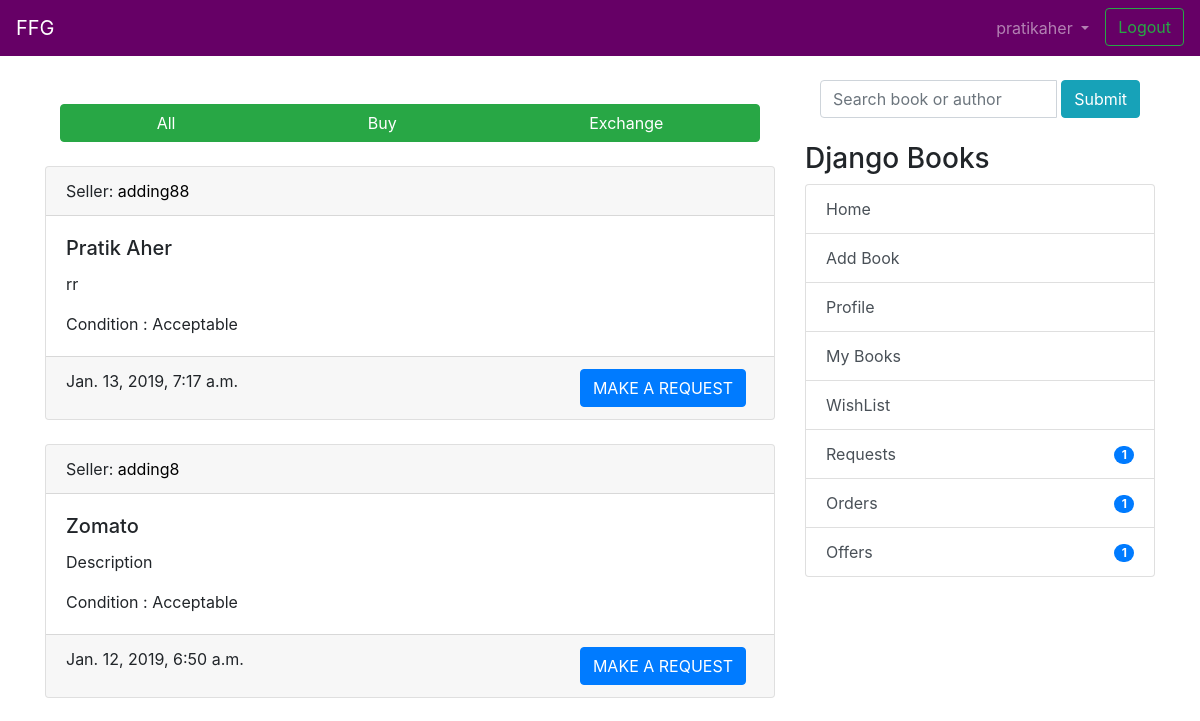
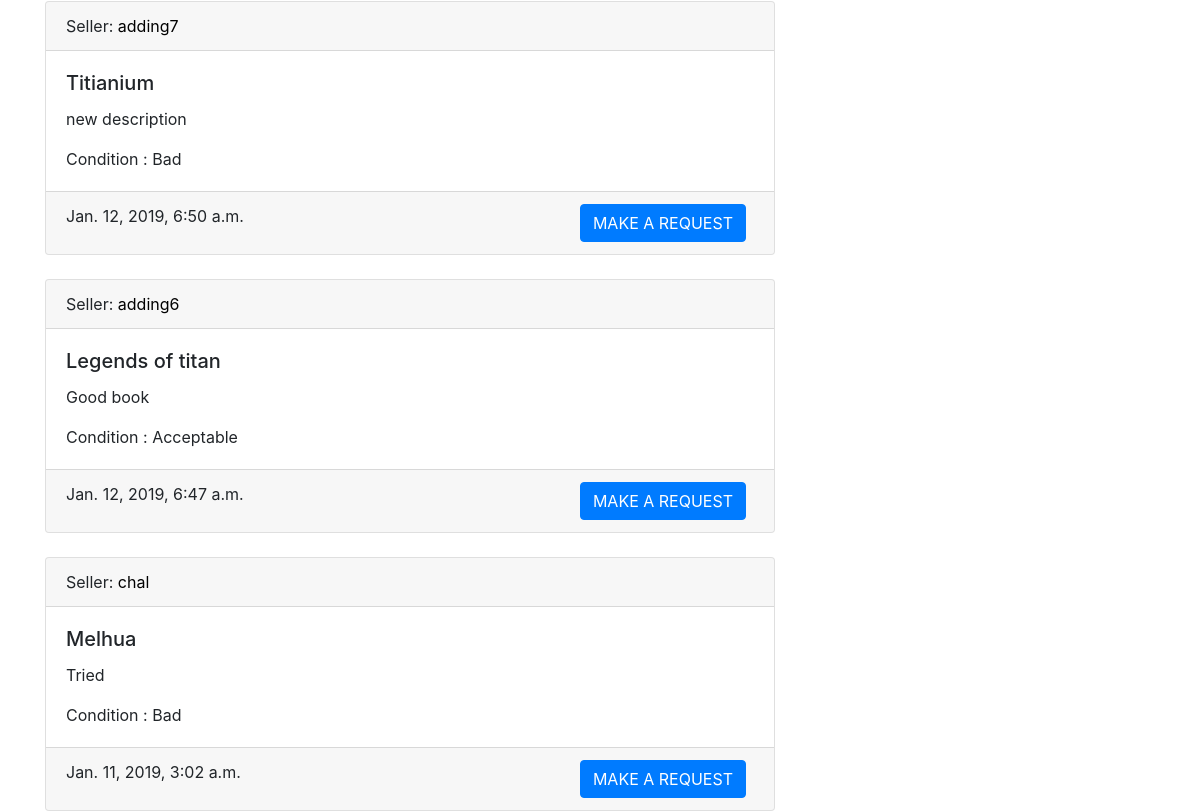
The app's page / (signed in, upper part), older data (2 pictures, top to bottom).
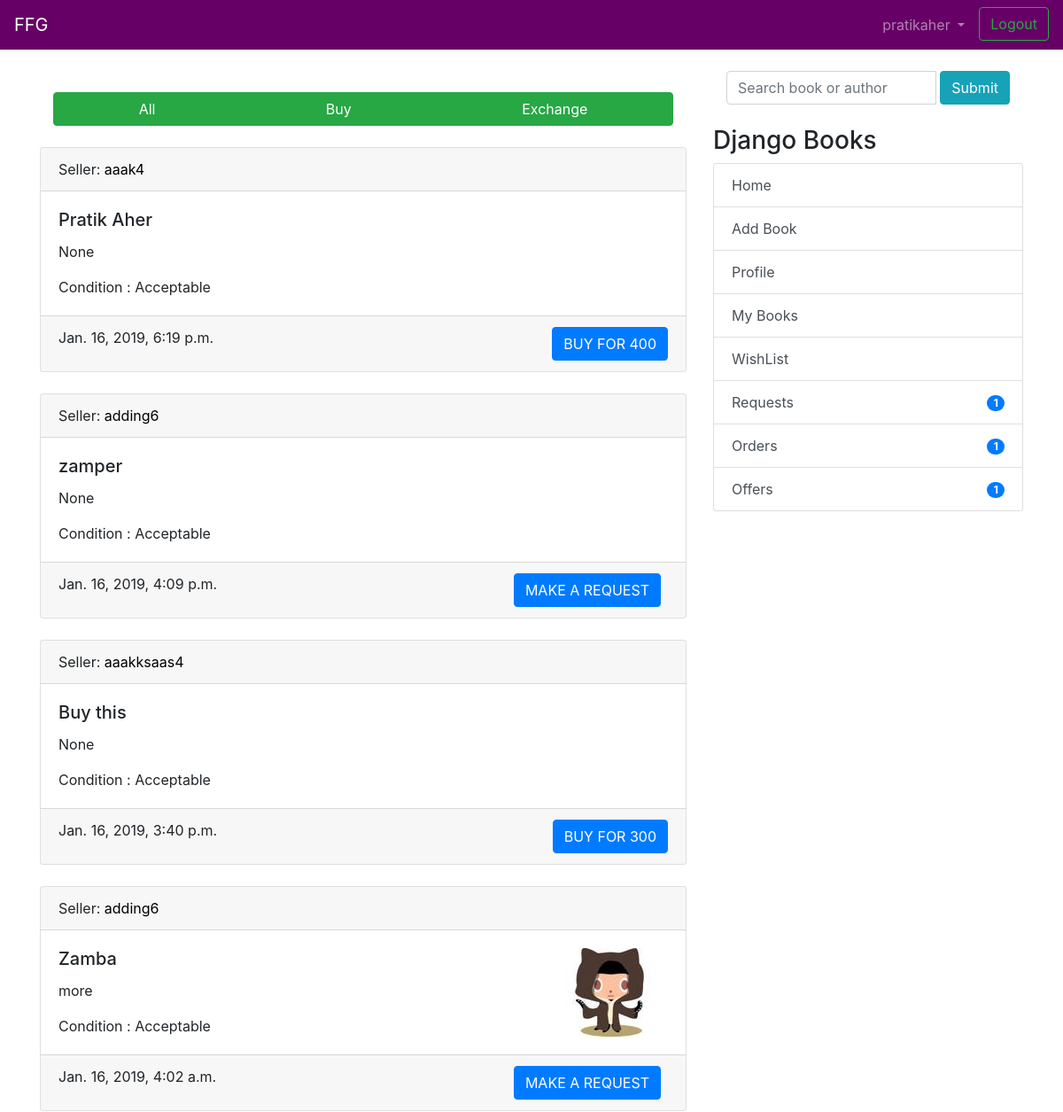
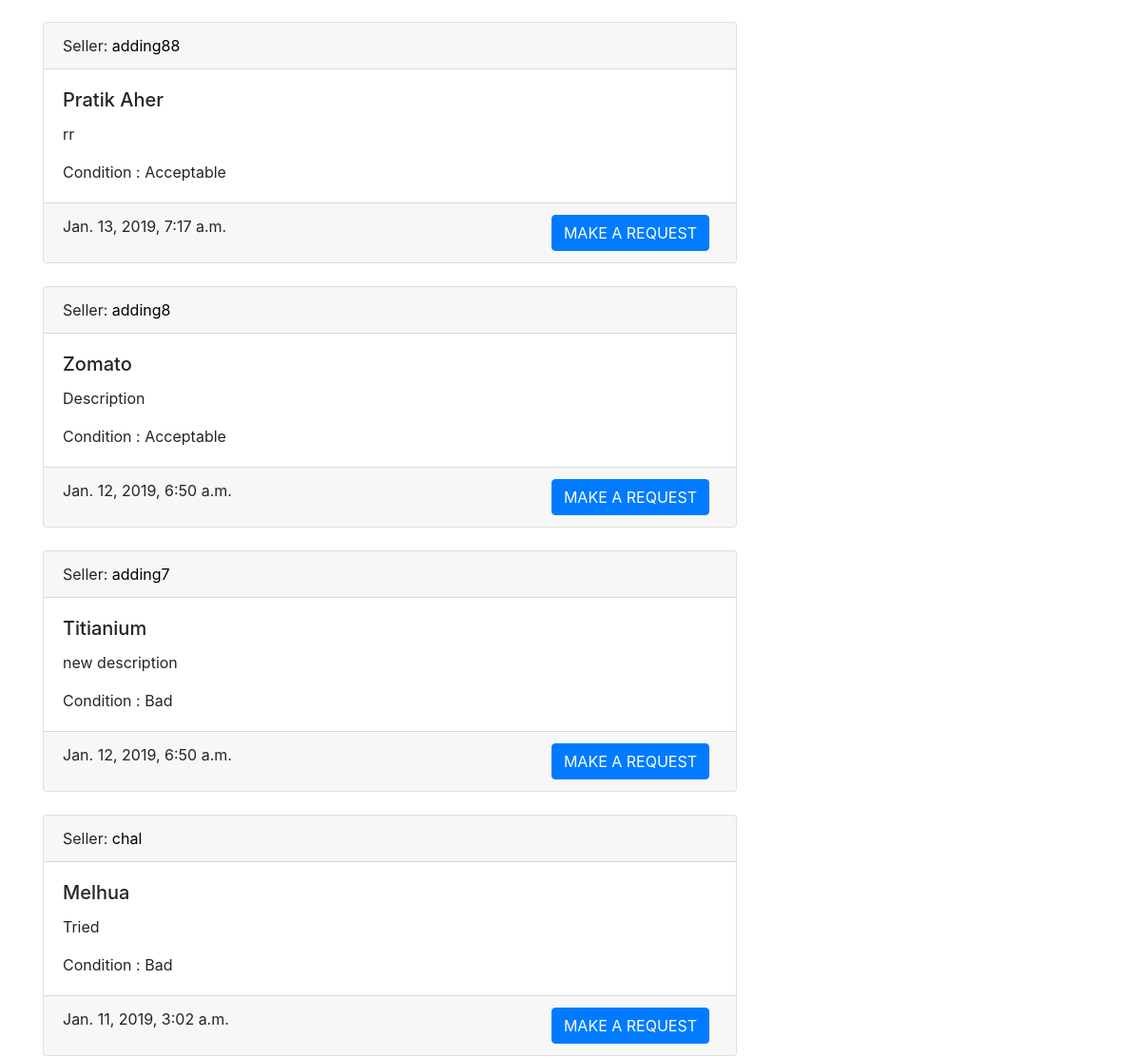
The same page, newer data (2 pictures, top to bottom).
### coreapp/models.py (models this page shows, shortened)
class Book(models.Model):
    user = models.ForeignKey(User, on_delete=models.CASCADE, null=True)
    book_name = models.CharField(max_length=100)
    author_name = models.CharField(max_length=100, blank=True, null=True)
    description = models.CharField(max_length=2000,blank=True,null=True)
    image = models.ImageField(null=True, blank=True, upload_to="book_images/")
    price = models.IntegerField(null=True,blank=True)
    sell_or_exchange = models.CharField(
        max_length=100, choices=BUY_OR_EXCHANGE, default='Exchange')
    condition = models.CharField(
        max_length=100, choices=CONITION_CHOICES, default='Acceptable')
    created_at = models.DateTimeField(auto_now_add=True)
    class Meta:
        verbose_name = 'Book'
        verbose_name_plural = 'Books'

### coreapp/views.py (the view)
# urls.py: path('', views.BookListView.as_view(), name='list_entries'),
class BookListView(LoginRequiredMixin, generic.ListView):
    model = Book
    template_name = 'list_entries.html'
    context_object_name = 'books'
    paginate_by = 15
    def get_queryset(self):
        return Book.objects.exclude(user=self.request.user).order_by('-created_at')

### nofapapp/context_processors.py (called while the page is built)
def add_variable_to_context(request):
    if request.user.id:
        return {
            'requestscount': Requests.objects.filter(requester=request.user).count(),
            'offercount' : Requests.objects.filter(offerrer=request.user).count(),
            'orderscount': Transaction.objects.filter(offerrer=request.user).count(),
            'addresscheck': get_object_or_404(ShippingAddress, profile=get_object_or_404(Profile, user=request.user)).address1
            }
    else:
        return {}

### templates/list_entries.html (shortened to what this page needs)
{% extends 'base.html' %}
{% load static %}
{% block stylesheet %}
  <link rel="stylesheet" href="{% static 'css/search.css' %}">
{% endblock %}
{% block search %}
<div class="container">
  <div class="col-md-17">
<form class="navbar-form" method="GET" action="{% url 'searchapp:search' %}">
  <div class="input-group add-on">
    <input class="form-control" placeholder="Search book or author" name="search" id="search" type="text">
    <div class="ml-1 input-group-btn">
      <button class="btn btn-info" type="submit" >Submit</button>
    </div>
  </div>
</form>
</div>
</div>
{% endblock %}
{% block content %}
<br/>
<div class="btn-group container-fluid">
  <a href="{% url 'coreapp:list_entries' %}" class="btn btn-success">All</a>
  <a href="{% url 'coreapp:buy_entries' %}" class="btn btn-success">Buy</a>
  <a href="{% url 'coreapp:exchange_entries' %}" class="btn btn-success">Exchange</a>
</div>
<br />
<br/>
{% if books %}
    {% for book in books %}
    <div class="card text-left">
      <div class="card-header">
        Seller: <a href="{% url 'coreapp:userbooksforuser' book.user %}" style="color:black">{{ book.user.username }}</a>
      </div>
      <div class="card-body">
      <div class="d-flex justify-content-between">
        <div>
          <h5 class="card-title">{{ book.book_name }}</h5>
          <p class="card-text">{{ book.description }}</p>
          <p class="card-text">Condition : {{ book.condition }} </p>
        </div>
        <div class="mr-3">
          {% if book.image %}
          <img src="{{ book.image.url }}">
          {% endif %}
        </div>
      </div>
      </div>
      <div class="card-footer text-mutxed">
        {{ book.created_at }}
        {% if book.sell_or_exchange == 'Sell' %}
        <a href="{% url 'wishlist:add_to_list' book.id %}" class="btn btn-primary float-right">BUY FOR {{ book.price }}</a>
        {% else %}
        <a href="{% url 'transaction:add_request' book.id %}" class="btn btn-primary mr-2 float-right">MAKE A REQUEST</a>
        {% endif %}
      </div>
    </div>
  {% endfor %}
  {% else %}
  <h2 align="center">No Relevant Books Found !</h2>
  {% endif %}
{% endblock %}

Row changes from the older to the newer data that the page shows:
removed Book: user.username "adding6", book_name "Legends of titan", description "Good book", condition "Acceptable", created_at "Jan. 12, 2019, 6:47 a.m."
added Book: user.username "aaak4", book_name "Pratik Aher", description "None", condition "Acceptable", created_at "Jan. 16, 2019, 6:19 p.m.", price "400"
added Book: user.username "adding6", book_name "zamper", description "None", condition "Acceptable", created_at "Jan. 16, 2019, 4:09 p.m."
added Book: user.username "aaakksaas4", book_name "Buy this", description "None", condition "Acceptable", created_at "Jan. 16, 2019, 3:40 p.m.", price "300"
added Book: user.username "adding6", book_name "Zamba", description "more", condition "Acceptable", image (placeholder picture), created_at "Jan. 16, 2019, 4:02 a.m."
